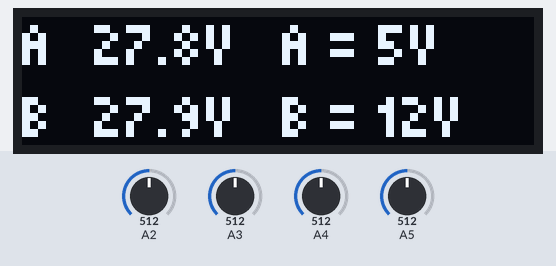
Simulated run of this sketch. Board: Arduino Uno, built with avr-gcc and run on an emulated ATmega328P. On the bench: 128×32 one-colour display. The test bench sets the inputs (shaded band); at power-on: A2 = 512, A3 = 512, A4 = 512, A5 = 512.

Above: at 4.2 s.
4.3 s: A2 set to 523
At 4.8 s:
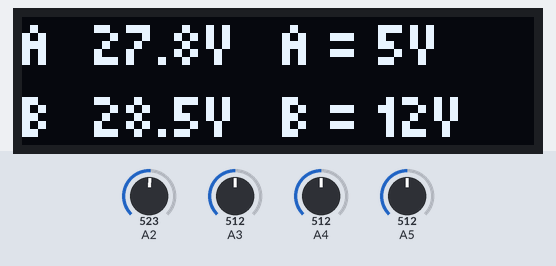
5.9 s: A3 set to 716
At 7.0 s:
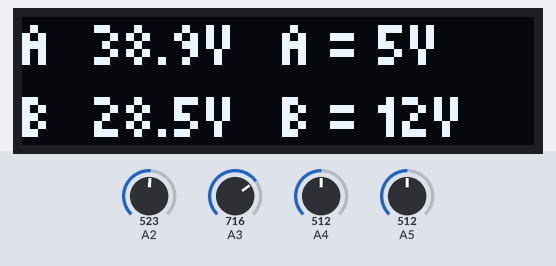
7.5 s: A2 set to 716
At 8.8 s:
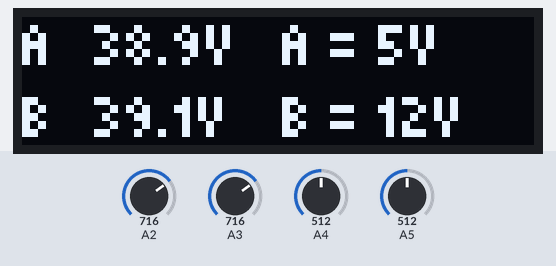
9.2 s: A3 set to 992
At 10.6 s:
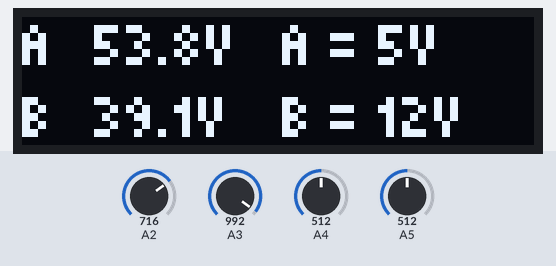
10.9 s: A2 set to 992
At 12.2 s:
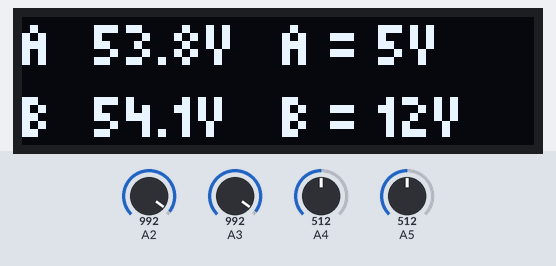
12.5 s: A3 set to 306
At 13.6 s:
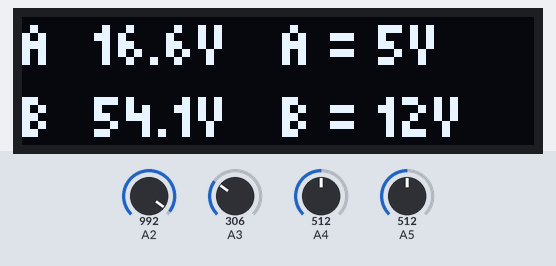
Timing chart, 0 to 15.1 s (numbered marks = the images above; inputs shaded):
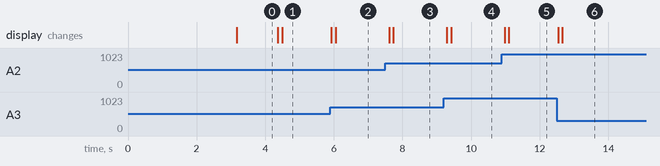

The sketch:

supersupply.ino
```cpp
/*--------------------------------------------------------------
  Program:      voltmeter_LCD

  Description:  2 channel DC voltmeter with voltages displayed
                on OLED to 1 decimal place

  Hardware:     multipurpose board available on this repo.

  Software:     Developed using Arduino 1.6.5 software

  Date:         27 May 2013 / 07-02-2021

  Author:       W.A. Smith, http://startingelectronics.org
                Adapter for the multipurposeboard
		Support for Oled screens
		by @edu_arana - info@arananet.net
--------------------------------------------------------------*/
#include <Adafruit_GFX.h>
#include <Adafruit_SSD1306.h>
#include <Fonts/Picopixel.h>

#define SCREEN_WIDTH 128 // OLED display width, in pixels
#define SCREEN_HEIGHT 32 // OLED display height, in pixels

// Declaration for an SSD1306 display connected to I2C (SDA, SCL pins)
#define OLED_RESET     4 // Reset pin # (or -1 if sharing Arduino reset pin)
#define SCREEN_ADDRESS 0x3C ///< See datasheet for Address; 0x3D for 128x64, 0x3C for 128x32
Adafruit_SSD1306 display(SCREEN_WIDTH, SCREEN_HEIGHT, &Wire, OLED_RESET);

// number of analog samples to take per reading, per channel
#define NUM_SAMPLES 10

// voltage divider calibration values
#define DIV_1    11.1346
#define DIV_2    11.1969

#define DIV_1    11.1346
#define DIV_2    11.1969

// ADC reference voltage / calibration value
#define V_REF    4.991

int sum[4] = {0};                // sums of samples taken
unsigned char sample_count = 0;  // current sample number
float voltage[4] = {0.0};        // calculated voltages
char l_cnt = 0;                  // used in 'for' loops

void setup()
{
      //setup the oled display
  if(!display.begin(SSD1306_SWITCHCAPVCC, 0x3C)) { // Address 0x3D for 128x64
    Serial.println(F("SSD1306 allocation failed"));
    for(;;);
  }
  //clear the display
  display.clearDisplay();
  showintro();
}


void showintro(void) {
  display.clearDisplay();

  display.setTextSize(1);
  display.setTextColor(SSD1306_WHITE);
  display.setCursor(0,0);
  display.println(F("The Amiga"));

  display.setTextSize(2);
  display.setCursor(0,13);
  display.setFont(&Picopixel);
  display.println("SUPERSUPPLY");

  display.setTextSize(1);
  display.setCursor(0,30);
  display.setTextColor(SSD1306_WHITE);
  display.print("Designed by @edu_arana"); //keep the author.
  display.display();
  delay(3000);
}

void loop()
{
    // take a number of analog samples and add them up
    while (sample_count < NUM_SAMPLES) {
        // sample each channel A2 to A5
        for (l_cnt = 0; l_cnt < 4; l_cnt++) {
            sum[l_cnt] += analogRead(A2 + l_cnt);
        }
        sample_count++;
        delay(10);
    }
    // calculate the voltage for each channel
    for (l_cnt = 0; l_cnt < 4; l_cnt++) {
        voltage[l_cnt] = ((float)sum[l_cnt] / (float)NUM_SAMPLES * V_REF) / 1024.0;
    }
    // display voltages on OLED
    // each voltage is multiplied by the resistor network
    // division factor to calculate the actual voltage

    // voltage 1 - A (pin A2)

    display.clearDisplay();
    display.setFont(&Picopixel);
    display.setTextColor(WHITE);

    display.setTextSize(2);
    display.clearDisplay();
    display.setCursor(0, 10);
    display.print("A ");
    display.setCursor(18, 10);
    display.print(voltage[1] * DIV_1, 1); //watchout for voltage param number, this is referenced with the physical connection.
    display.print("V ");

    display.setCursor(0, 28);
    display.print("B ");
    display.setCursor(18, 28);
    display.print(voltage[0] * DIV_2, 1); //watchout for voltage param number, this is referenced with the physical connection.
    display.print("V ");

    display.setTextSize(2);
    display.setCursor(65,10);
    display.setFont(&Picopixel);
    display.println("A = 5V");
    display.setCursor(65,28);
    display.println("B = 12V");

    display.display();

    // reset count and sums
    sample_count = 0;
    for (l_cnt = 0; l_cnt < 4; l_cnt++) {
        sum[l_cnt] = 0;
    }
}
```

Measured:
- the behaviour switches between 512 and 513 on A2 (found by bisection; images 0 and 1)
- after the input at 4.3 s, the display: first changes after 0.07 s (image 1 shows a later state)
- after the input at 5.9 s, the display: first changes at once (image 2 shows a later state)
- after the input at 7.5 s, the display: first changes after 0.11 s (image 3 shows a later state)
- after the input at 9.2 s, the display: first changes after 0.10 s (image 4 shows a later state)
- after the input at 10.9 s, the display: first changes after 0.08 s (image 5 shows a later state)
- after the input at 12.5 s, the display: first changes at once (image 6 shows a later state)
